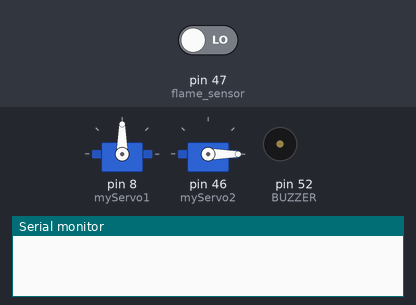
A sketch run on a simulated Arduino Mega 2560, built with avr-gcc and run on an emulated ATmega2560. On the bench: 2 × servo, buzzer (waves = sounding), the last lines printed to the serial monitor. The inputs (shaded band) are chosen by the test bench; at power-on: pin 47 (flame_sensor) LOW.

Above: at 1.4 s.
1.5 s: pin 47 (flame_sensor) driven HIGH
At 2.2 s:
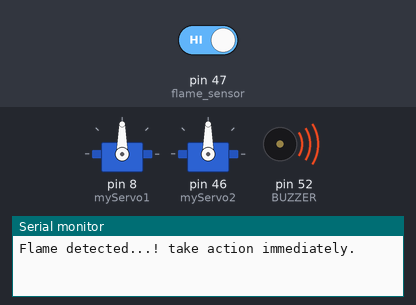
3.0 s: pin 47 (flame_sensor) driven LOW
At 3.4 s:
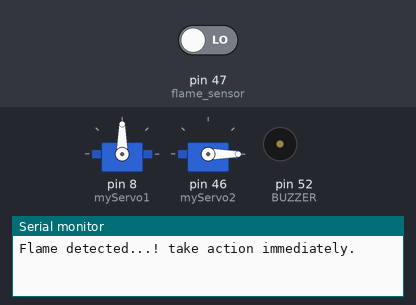
Timing chart, 0 to 6.0 s (numbered marks = the images above; inputs shaded):
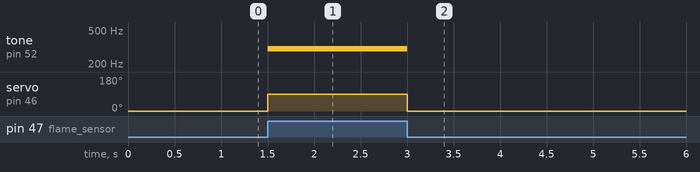

Measured:
- after the input at 1.5 s, tone on pin 52 (BUZZER): silent → 300 Hz at once; servo on pin 46 (myServo2): 0° → 90° at once
- after the input at 3.0 s, tone on pin 52 (BUZZER): 300 Hz → silent at once; servo on pin 46 (myServo2): 90° → 0° at once

The sketch:

sketch_feb24a.ino
```cpp
#include <SPI.h>
#include <Servo.h>
//1st
#define trigPin1 10
#define echoPin1 9

//Flame detector setup
int flame_sensor = 47;
int flame_detected;
int state = 0;//simple variable for displaying the state

#define BUZZER 52 //Buzzer

Servo myServo2; //Servo 2

long duration, distance, Sensor1;
Servo myServo1;
int count = 1;

void setup() {
  Serial.begin(9600);   // Initiate a serial communication

  myServo1.attach(8); //servo1 - pin 8
  myServo1.write(90); //servo start position


  myServo2.attach(46);
  myServo2.write(0);

  pinMode(trigPin1, OUTPUT);
  pinMode(echoPin1, INPUT);

  pinMode(BUZZER, OUTPUT);
  noTone(BUZZER);

  pinMode(flame_sensor, INPUT);


}

void loop() {

  flame();

//  if(count==1){
//    count=0;
//    myServo1.write(180);
//  }
//
//  else{
//    count=1;
//    myServo1.write(0);
//  }
//
//
//
//  SonarSensor(trigPin1, echoPin1);
//  Sensor1 = distance;
//
//
//  Serial.println(Sensor1);
//  delay(2000);
//  myServo1.write(90);
}


void SonarSensor(int trigPin,int echoPin)
{
digitalWrite(trigPin, LOW);
delayMicroseconds(20000);
digitalWrite(trigPin, HIGH);
delayMicroseconds(20000);
digitalWrite(trigPin, LOW);
duration = pulseIn(echoPin, HIGH);
distance = (duration/2) / 29.1;

}

void flame(){

  flame_detected = digitalRead(flame_sensor);
  if (flame_detected == 1)
  {
    if(state==1){
    Serial.println("Flame detected...! take action immediately.");
    tone(BUZZER, 300);

    myServo2.write(90);
    state=0;
    }

  }
  else
  {

    myServo2.write(0);
    noTone(BUZZER);
    delay(200);
    if(state==0){
    state=1;
    }
  }
  delay(100);
  }
```
